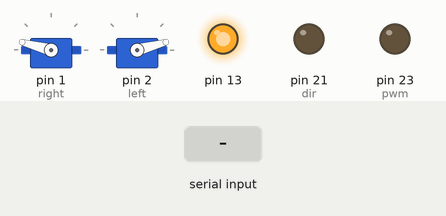
Simulated run of this sketch. Board: Arduino Mega 2560, built with avr-gcc and run on an emulated ATmega2560. Shown: 2 × servo, output pins drawn as LEDs (lit = HIGH). Inputs (shaded band) come from the test bench. What the sketch prints to the serial monitor is not drawn.

Above: at 1.2 s.
1.3 s: "STOP" received over Serial
At 3.5 s:
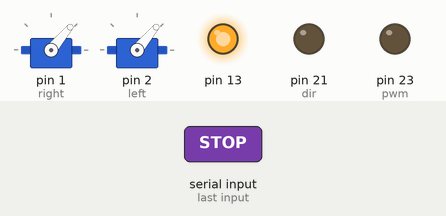
3.8 s: "90,45\n" received over Serial
At 6.0 s:
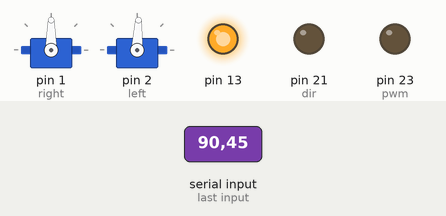
6.3 s: "200\n" received over Serial
At 8.0 s:
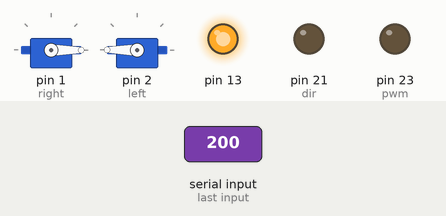
8.8 s: "30,150\n" received over Serial
At 10.4 s:
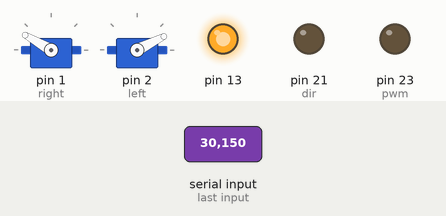
Timing chart, 0 to 11.9 s (numbered marks = the images above; inputs shaded):
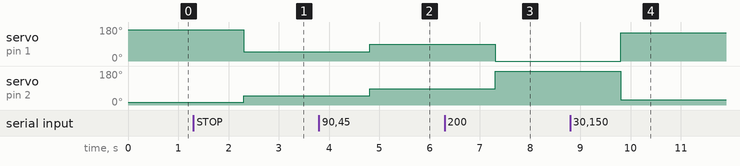

Measured:
- after the input at 1.3 s, servo on pin 1 (right): 165° → 50° after 1.0 s; servo on pin 2 (left): 15° → 50° after 1.0 s
- after the input at 3.8 s, servo on pin 1 (right): 50° → 90° after 1.0 s; servo on pin 2 (left): 50° → 87° after 1.0 s
- after the input at 6.3 s, servo on pin 1 (right): 90° → 0° after 1.0 s; servo on pin 2 (left): 87° → 180° after 1.0 s
- after the input at 8.8 s, servo on pin 1 (right): 0° → 150° after 1.0 s; servo on pin 2 (left): 180° → 27° after 1.0 s

The sketch:

servo_code.ino
```cpp
#include <Servo.h>
Servo right;
Servo left;
int last1 = 180, last2 = 0, i;
int dir = 21;
int pwm = 23;
void setup()
{
  pinMode(dir, OUTPUT);
  pinMode(pwm, OUTPUT);
  pinMode(13, OUTPUT);
  digitalWrite(13, HIGH);
  Serial.begin(9600);
  right.attach(1);
  left.attach(2);
  right.write(180-15);
  left.write(15);

}

void loop()
{
  // digitalWrite(dir, HIGH);
  // analogWrite(pwm,255);


  Serial.println("angle");
  if (Serial.available() > 0) {
    String input = Serial.readString();

    if (input == "STOP"){
      right.write(50);
      left.write(50);
      Serial.println("Servo stopped");
    }else{
      int angle = input.toInt();
      Serial.println("Angle: ");
      if (angle>last2){
        for (i=last2; i <= angle; i++){
          right.write(180-angle);
          left.write(angle-3);
        }
      }else {
        for (i = last2; i>=angle; i--){
          right.write(180-angle);
          left.write(angle-3);
        }
      }
      last1 = 180-i;
      last2 = i;
    }
  }
}
```
